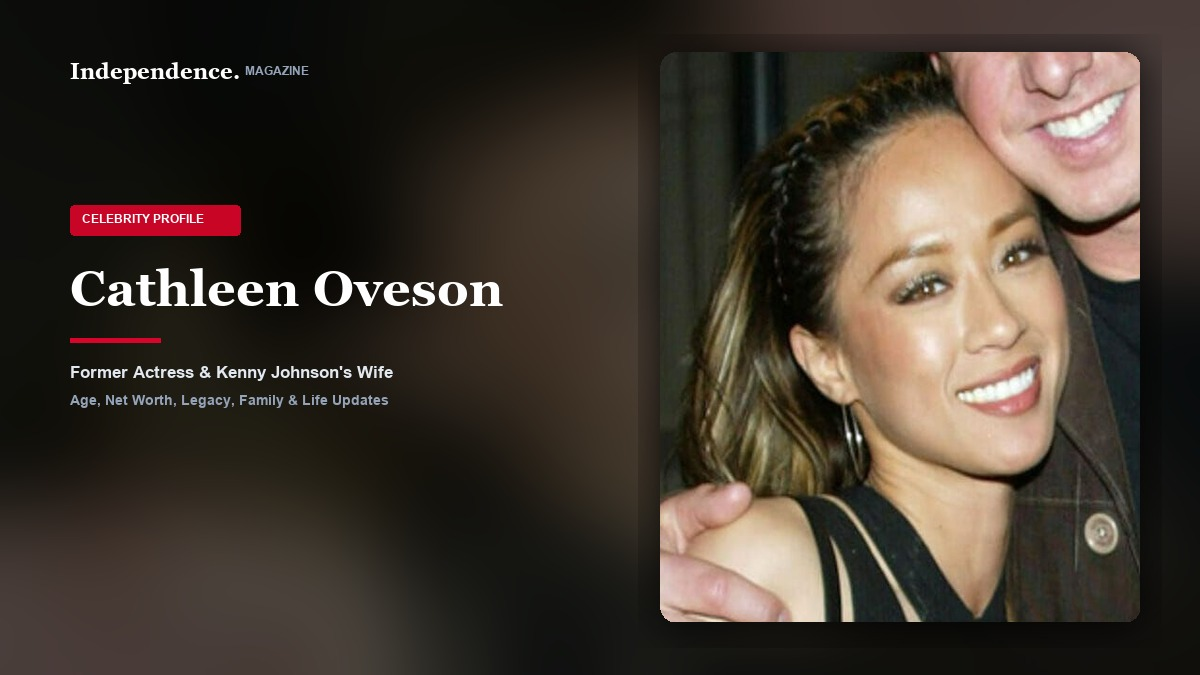
#> input picture assets/covers/cathleen-oveson-cover.jpg, 1200 x 675 px, given in place of test_cathleen2.jpg, which was not available
$ python generate_batch9_covers.py
#> lines starting #> are read from the running program, lines starting #| are printed output that depends on the picture; pictures that were not available may be replaced by others from this repository, and a replacement may not be noted
import os
from PIL import Image, ImageDraw, ImageFont, ImageFilter, ImageEnhance

SCRIPT_DIR = os.path.dirname(os.path.abspath(__file__))
BASE_DIR = os.path.abspath(os.path.join(SCRIPT_DIR, ".."))
COVERS_DIR = os.path.join(BASE_DIR, "assets", "covers")
os.makedirs(COVERS_DIR, exist_ok=True)

PROFILES = [
    {
        "id": "cathleen-oveson",
        "src_image": os.path.join(BASE_DIR, "test_cathleen2.jpg"),
        "crop_box": (340, 310, 850, 950),
        "name": "Cathleen Oveson",
        "category": "Celebrity",
        "subtitle": "Former Actress & Kenny Johnson's Wife",
        "cover_filename": "cathleen-oveson-cover.jpg",
        "middle_src": os.path.join(BASE_DIR, "test_cathleen2.jpg"),
        "middle_crop": (80, 100, 1520, 910),
        "middle_filename": "cathleen-oveson-middle.jpg"
    },
    {
        "id": "rishia-haas",
        "src_image": os.path.join(BASE_DIR, "test_rishia1.jpg"),
        "crop_box": (510, 80, 890, 580),
        "name": "Rishia Haas",
        "category": "Biography",
        "subtitle": "Philanthropist & Andrew Zimmern's Former Wife",
        "cover_filename": "rishia-haas-cover.jpg",
        "middle_src": os.path.join(BASE_DIR, "test_rishia1.jpg"),
        "middle_crop": (60, 100, 1060, 662),
        "middle_filename": "rishia-haas-middle.jpg"
    },
    {
        "id": "laurie-holmond",
        "src_image": os.path.join(BASE_DIR, "test_laurie1.jpg"),
        "crop_box": (1780, 180, 2300, 830),
        "name": "Laurie Holmond",
        "category": "Celebrity",
        "subtitle": "Private Matriarch & Snoop Dogg's Former Partner",
        "cover_filename": "laurie-holmond-cover.jpg",
        "middle_src": os.path.join(BASE_DIR, "test_laurie1.jpg"),
        "middle_crop": (1280, 60, 2380, 678),
        "middle_filename": "laurie-holmond-middle.jpg"
    }
]

def generate_cover(item):
    width, height = 1200, 675
    raw_img = Image.open(item["src_image"]).convert("RGB")
#> raw_img is the input picture: PIL image 1200x675 RGB; mean R, G, B 67, 57, 47.5
    cropped_subject = raw_img.crop(item["crop_box"])
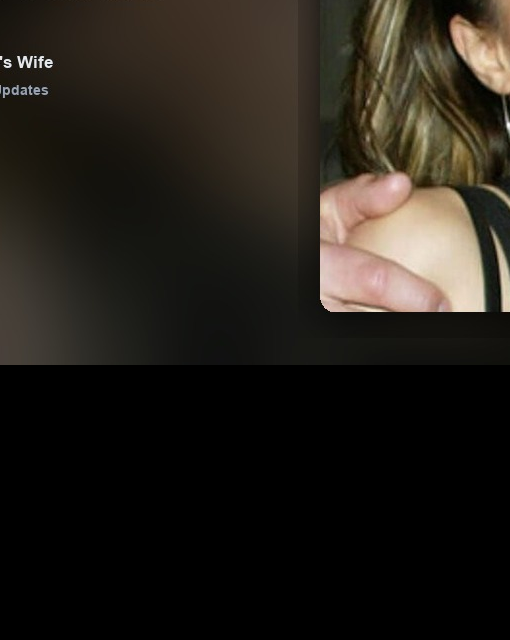
#> cropped_subject: PIL image 510x640 RGB; mean R, G, B 36.3, 31.8, 25.4

    # 1. Background: Blurred & Darkened version of subject photo
    bg = cropped_subject.resize((width, height), Image.Resampling.LANCZOS)
    bg = bg.filter(ImageFilter.GaussianBlur(radius=42))
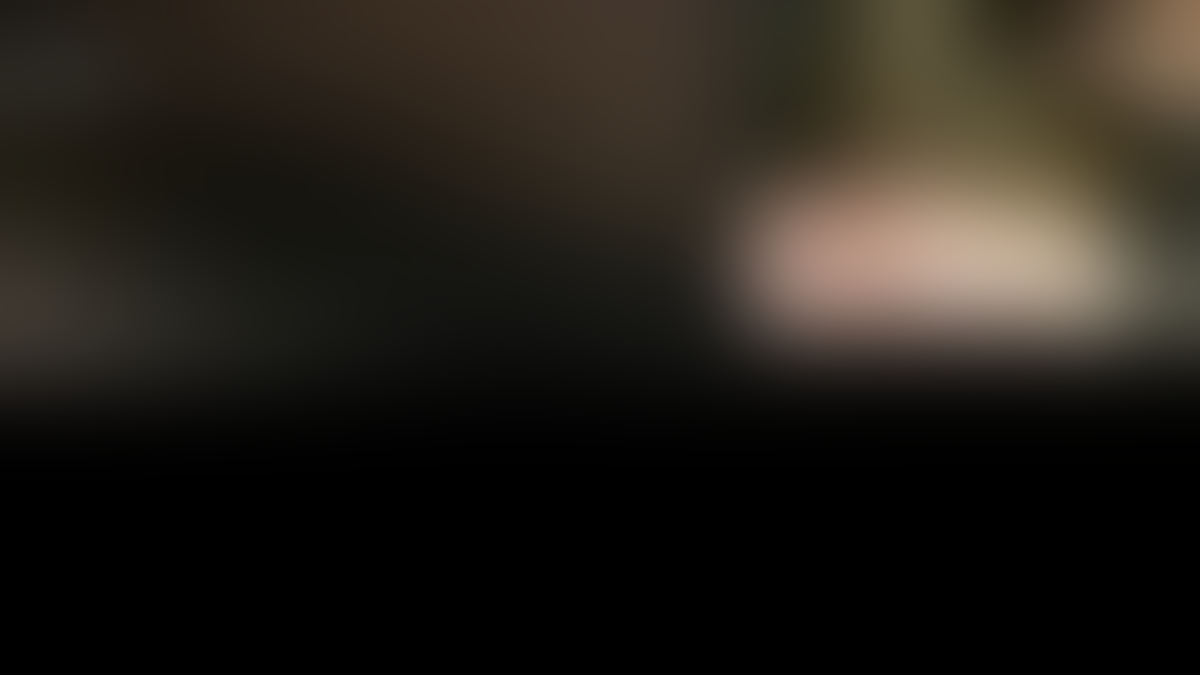
#> bg: PIL image 1200x675 RGB; mean R, G, B 36.2, 31.7, 25.4
    enhancer = ImageEnhance.Brightness(bg)
    bg = enhancer.enhance(0.35)

    # 2. Foreground Portrait Box (480 x 570)
    pw, ph = 480, 570
    sw, sh = cropped_subject.size
#> sw = 510; sh = 640
    target_ratio = pw / ph
    cur_ratio = sw / sh
#> cur_ratio = 0.797

    if cur_ratio > target_ratio:
        new_w = int(sh * target_ratio)
        left = (sw - new_w) // 2
        p_crop = cropped_subject.crop((left, 0, left + new_w, sh))
    else:
        new_h = int(sw / target_ratio)
#> new_h = 605
        top = (sh - new_h) // 4
#> top = 8
        p_crop = cropped_subject.crop((0, max(0, top), sw, min(sh, top + new_h)))
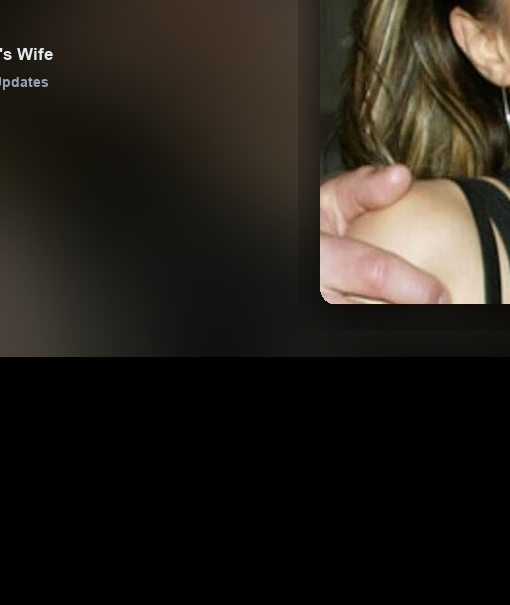
#> p_crop: PIL image 510x605 RGB; mean R, G, B 37.7, 33, 26.4

    portrait = p_crop.resize((pw, ph), Image.Resampling.LANCZOS)

    # Rounded corners mask
    mask = Image.new('L', (pw, ph), 0)
#> mask: PIL image 480x570 L; every value is 0
    mask_draw = ImageDraw.Draw(mask)
    mask_draw.rounded_rectangle([0, 0, pw, ph], radius=16, fill=255)

    px, py = width - pw - 60, (height - ph) // 2

    # Drop shadow
    shadow = Image.new('RGBA', (pw + 44, ph + 44), (0, 0, 0, 0))
#> shadow: PIL image 524x614 RGBA; every value is 0
    s_draw = ImageDraw.Draw(shadow)
    s_draw.rounded_rectangle([18, 18, pw + 26, ph + 26], radius=24, fill=(0, 0, 0, 195))
    shadow = shadow.filter(ImageFilter.GaussianBlur(radius=18))
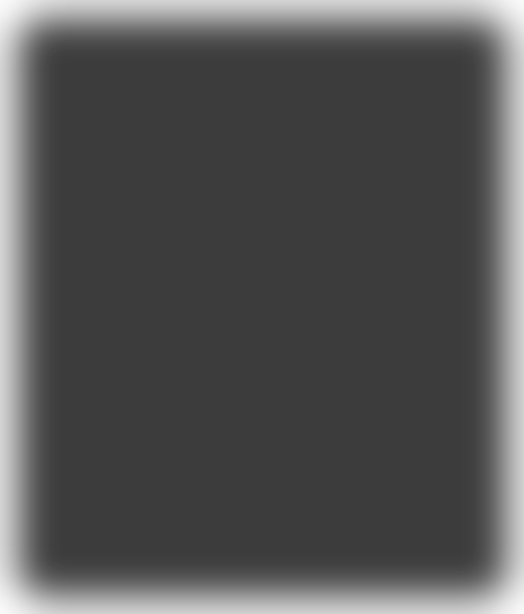
#> shadow: PIL image 524x614 RGBA; mean R, G, B, A 0, 0, 0, 169.9; transparent parts drawn white
    bg.paste(shadow, (px - 22, py - 18), shadow)

    # Paste sharp portrait
    bg.paste(portrait, (px, py), mask)
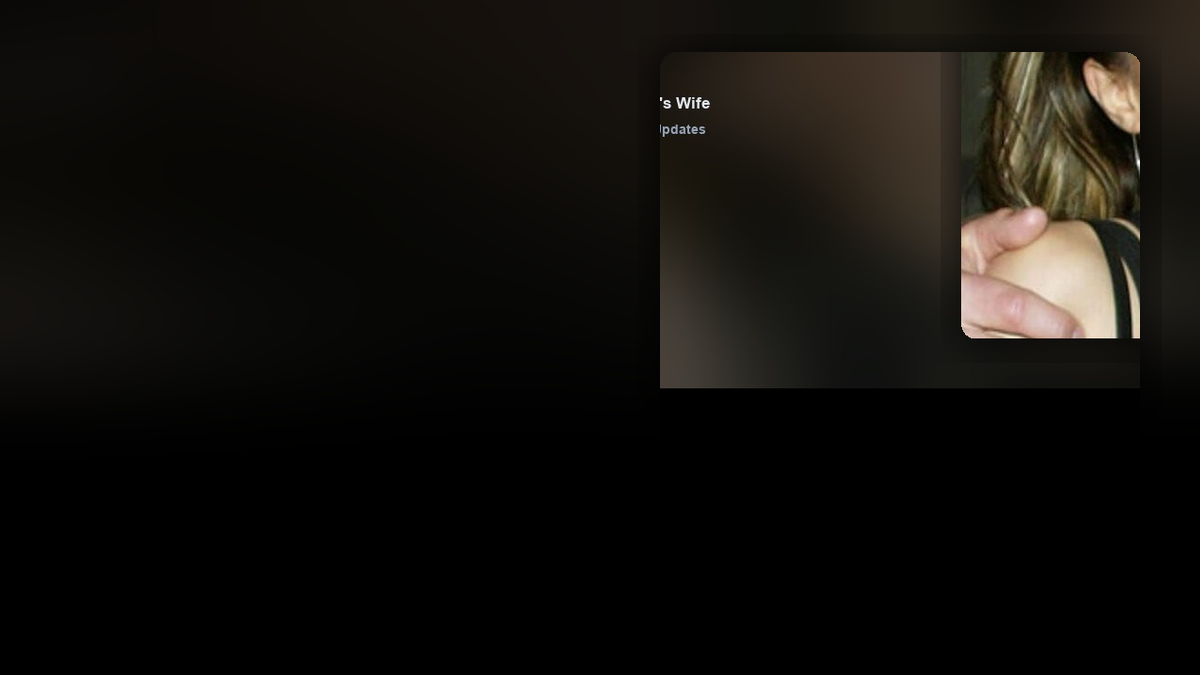
#> bg: PIL image 1200x675 RGB; mean R, G, B 18.2, 15.9, 12.6

    # 3. Editorial Typography (Left side)
    draw = ImageDraw.Draw(bg, 'RGBA')
    try:
        font_brand = ImageFont.truetype(r"C:\Windows\Fonts\georgiab.ttf", 22)
        font_tag = ImageFont.truetype(r"C:\Windows\Fonts\arialbd.ttf", 12)
        font_name = ImageFont.truetype(r"C:\Windows\Fonts\georgiab.ttf", 50)
        font_sub = ImageFont.truetype(r"C:\Windows\Fonts\arialbd.ttf", 17)
        font_sub2 = ImageFont.truetype(r"C:\Windows\Fonts\arialbd.ttf", 14)
    except Exception:
        font_brand = ImageFont.load_default()
        font_tag = ImageFont.load_default()
        font_name = ImageFont.load_default()
        font_sub = ImageFont.load_default()
        font_sub2 = ImageFont.load_default()

    # Top brand badge: Independence. MAGAZINE
    draw.text((70, 58), "Independence.", fill=(255, 255, 255), font=font_brand)
    draw.text((245, 64), "MAGAZINE", fill=(148, 163, 184), font=font_tag)

    # Category Pill
    tag_y = 205
    tag_text = f"{item['category'].upper()} PROFILE"
    draw.rounded_rectangle([70, tag_y, 240, tag_y + 30], radius=4, fill=(217, 4, 41, 235))
    draw.text((82, tag_y + 7), tag_text, fill=(255, 255, 255), font=font_tag)

    # Person Name
    name_lines = item["name"].split(" ")
    if len(name_lines) <= 2:
        draw.text((70, 260), item["name"], fill=(255, 255, 255), font=font_name)
        curr_y = 338
    else:
        line1 = " ".join(name_lines[:2])
        line2 = " ".join(name_lines[2:])
        draw.text((70, 250), line1, fill=(255, 255, 255), font=font_name)
        draw.text((70, 312), line2, fill=(255, 255, 255), font=font_name)
        curr_y = 390

    # Crimson underline accent
    draw.rectangle([70, curr_y, 160, curr_y + 4], fill=(217, 4, 41, 255))

    # Subtitles
    draw.text((70, curr_y + 24), item["subtitle"], fill=(226, 232, 240), font=font_sub)
    draw.text((70, curr_y + 54), "Age, Net Worth, Legacy, Family & Life Updates", fill=(148, 163, 184), font=font_sub2)

    cover_path = os.path.join(COVERS_DIR, item["cover_filename"])
    bg.save(cover_path, "JPEG", quality=92)
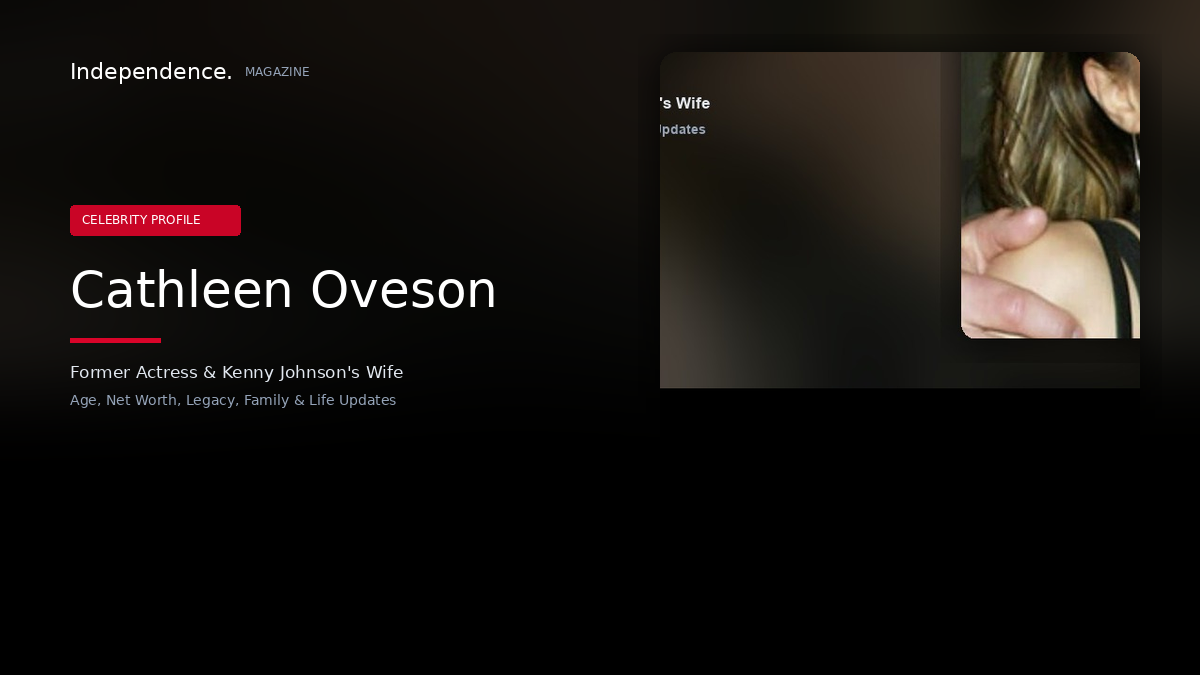
#> saved as cathleen-oveson-cover.jpg: PIL image 1200x675 RGB; mean R, G, B 21.6, 18, 15
    print(f"Generated Spark cover: {cover_path}")

    # Generate Middle Editorial Image with strict 16:9 ratio preservation
    middle_src = item.get("middle_src", item["src_image"])
    raw_middle = Image.open(middle_src).convert("RGB")
    mid_crop = raw_middle.crop(item["middle_crop"])

    mw, mh = mid_crop.size
#> mw = 1440; mh = 810
    target_mid_ratio = 16.0 / 9.0
    cur_mid_ratio = mw / mh
#> cur_mid_ratio = 1.78
    if cur_mid_ratio > target_mid_ratio:
        new_mw = int(mh * target_mid_ratio)
        offset_x = (mw - new_mw) // 2
        mid_crop = mid_crop.crop((offset_x, 0, offset_x + new_mw, mh))
    elif cur_mid_ratio < target_mid_ratio:
        new_mh = int(mw / target_mid_ratio)
        offset_y = (mh - new_mh) // 3
        mid_crop = mid_crop.crop((0, max(0, offset_y), mw, min(mh, offset_y + new_mh)))

    mid_resized = mid_crop.resize((960, 540), Image.Resampling.LANCZOS)
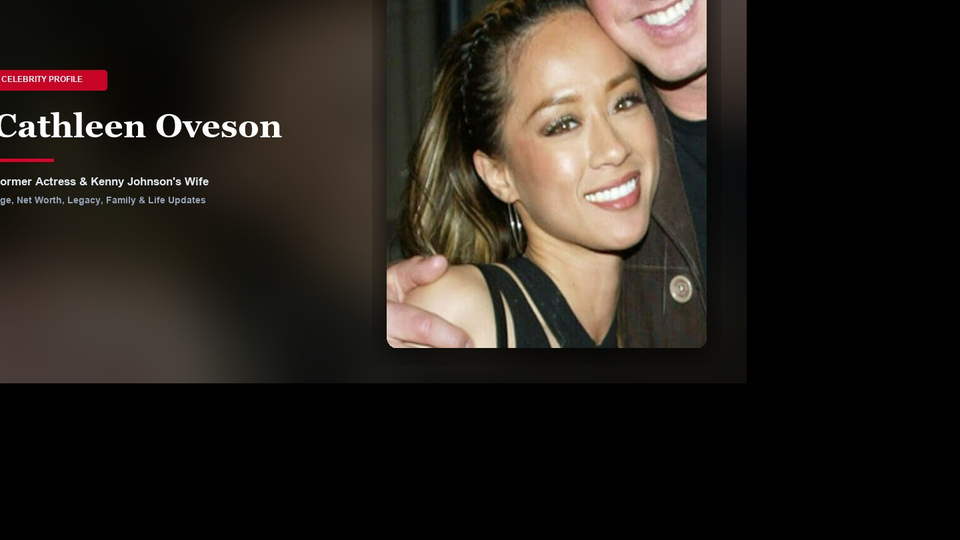
#> mid_resized: PIL image 960x540 RGB; mean R, G, B 40.6, 34.5, 28.6
    middle_path = os.path.join(COVERS_DIR, item["middle_filename"])
    mid_resized.save(middle_path, "JPEG", quality=92)
    print(f"Generated Middle image: {middle_path}")

if __name__ == "__main__":
    for p in PROFILES:
        generate_cover(p)
#> pass 2 of the loop `for p in PROFILES:`:
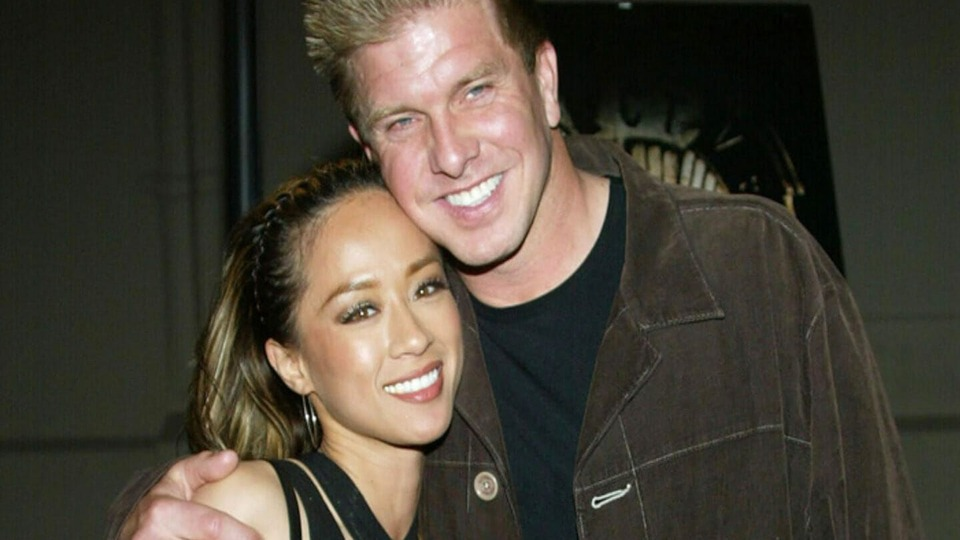
#> input picture assets/covers/cathleen-oveson-middle.jpg, 960 x 540 px, given in place of test_rishia1.jpg, which was not available
#> in generate_cover, raw_img is the input picture: PIL image 960x540 RGB; mean R, G, B 72.5, 66.2, 55
#> cropped_subject: PIL image 380x500 RGB
#> p_crop: PIL image 380x451 RGB
#> in generate_cover (call 2), `bg.save(cover_path, "JPEG", quality=92)`:
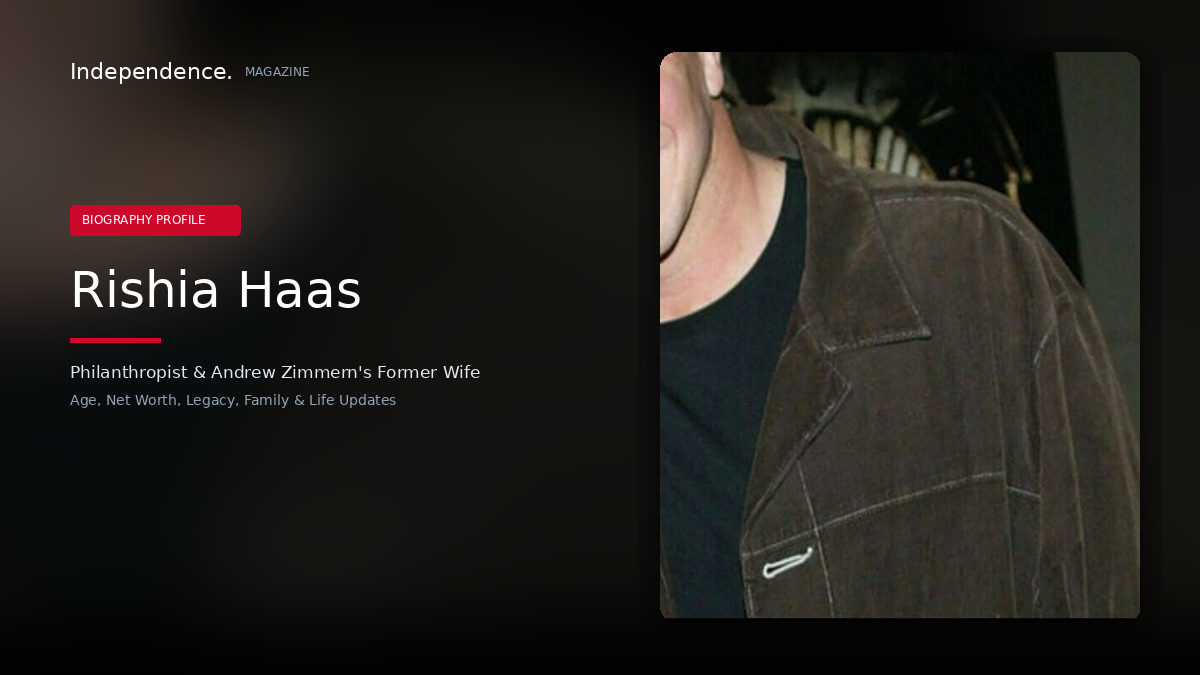
#> saved as rishia-haas-cover.jpg: PIL image 1200x675 RGB; mean R, G, B 35, 32.2, 28.3
#> in generate_cover (call 2), `mid_crop = raw_middle.crop(item["middle_crop"])`:
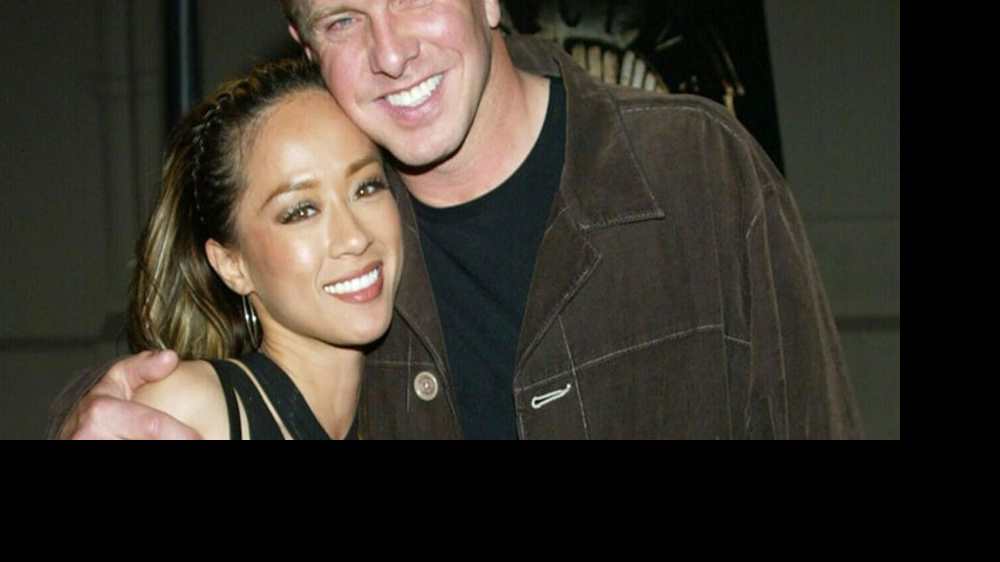
#> mid_crop: PIL image 1000x562 RGB; mean R, G, B 56, 50.8, 42.4
    print("Batch 9 covers and middle photos generated successfully!")
